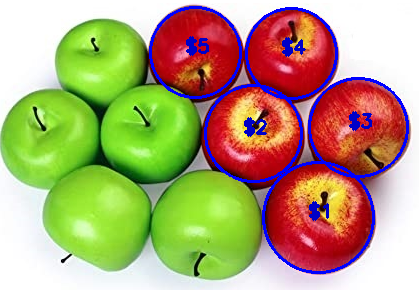
#> input picture pic1.png, 419 x 290 px
$ python -i count_apples.py   (imports and definitions only)
#> lines starting #> are read from the running program, lines starting #| are printed output that depends on the picture
import cv2
import numpy as np


def detect_count_apples(st_image):
    """This function detects and counts the apples

    :st_image: image uploaded using streamlit
    :returns: num_apples (int): number of detected apples
              image (opencv image): resulting image

    """
    # Defining the color ranges to be filtered.
    # The following ranges should be used on HSV domain image.
    low_apple_red = (160.0, 153.0, 153.0)
    high_apple_red = (180.0, 255.0, 255.0)
    low_apple_raw = (0.0, 150.0, 150.0)
    high_apple_raw = (15.0, 255.0, 255.0)

    file_bytes = np.asarray(bytearray(st_image.read()), dtype=np.uint8)
    opencv_image = cv2.imdecode(file_bytes, 1)

    image = opencv_image.copy()
    image_hsv = cv2.cvtColor(image, cv2.COLOR_BGR2HSV)

    mask_red = cv2.inRange(image_hsv, low_apple_red, high_apple_red)
    mask_raw = cv2.inRange(image_hsv, low_apple_raw, high_apple_raw)

    mask = mask_red + mask_raw

    cnts, _ = cv2.findContours(mask.copy(), cv2.RETR_EXTERNAL,
                               cv2.CHAIN_APPROX_SIMPLE)
    c_num = 0
    for i, c in enumerate(cnts):
        # draw a circle enclosing the object
        ((x, y), r) = cv2.minEnclosingCircle(c)
        if r > 34:
            c_num += 1
            cv2.circle(image, (int(x), int(y)), int(r), (0, 255, 0), 2)
            cv2.putText(image, "#{}".format(c_num), (int(x) - 10, int(y)),
                        cv2.FONT_HERSHEY_SIMPLEX, 0.6, (255, 0, 0), 2)
        else:
            continue
    # convert opencv bgr to rgb
    image = cv2.cvtColor(image, cv2.COLOR_BGR2RGB)
    return c_num, image

>>> import cv2
>>> picture = cv2.imread('pic1.png', cv2.IMREAD_GRAYSCALE)
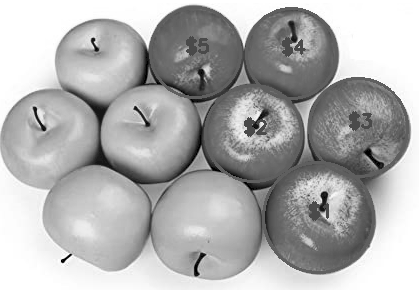
#> picture: shape (290, 419); min 0, max 255, mean 175.9
#> (the run stopped early here; a loop or call above may not have finished)

$ run again, on pic2.png
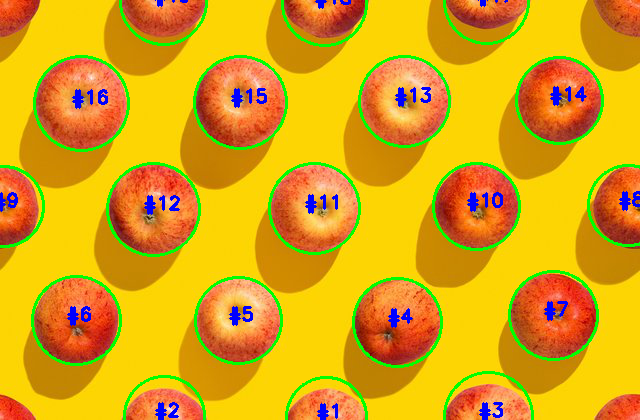
#> input picture pic2.png, 640 x 420 px
#> `picture = cv2.imread('pic1.png', cv2.IMREAD_GRAYSCALE)`:
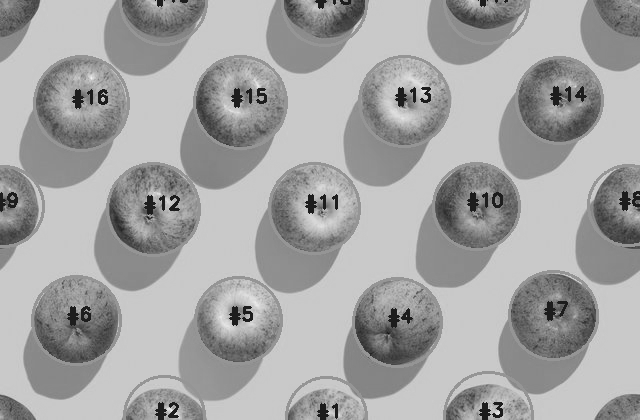
#> picture: shape (420, 640); min 16, max 242, mean 163.5

$ run again, on a1.jpg
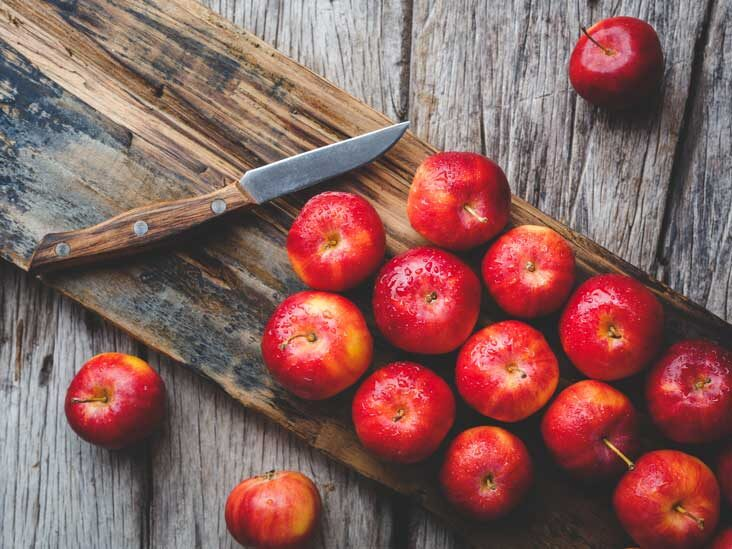
#> input picture a1.jpg, 732 x 549 px
#> `picture = cv2.imread('pic1.png', cv2.IMREAD_GRAYSCALE)`:
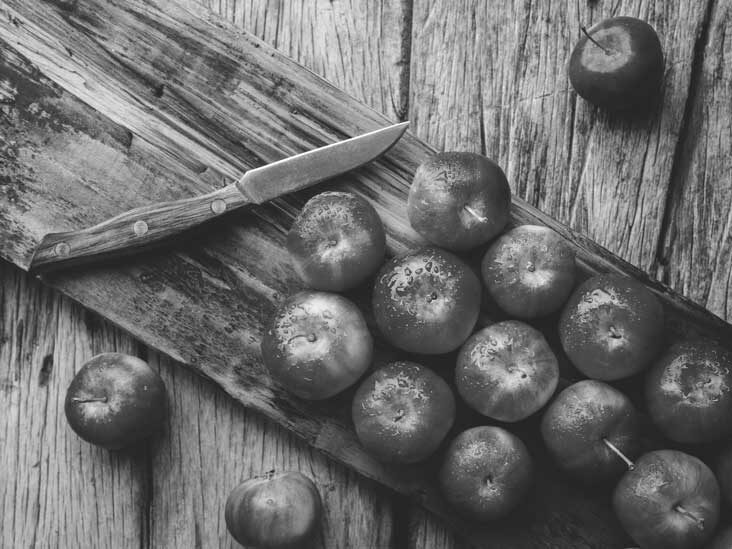
#> picture: shape (549, 732); min 20, max 255, mean 108.6
